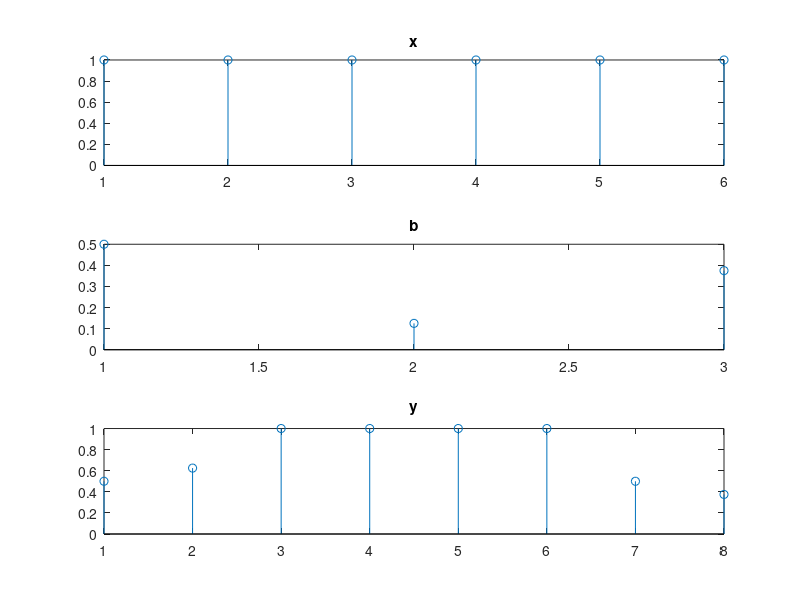

This chart was generated by the following MATLAB code:
clear all
x=ones(1,6);
b=[1/2 1/8 3/8];
y=conv(x,b);
subplot(3,1,1);stem(x);title('x')
subplot(3,1,2);stem(b);title('b')
subplot(3,1,3);stem(y);title('y')
